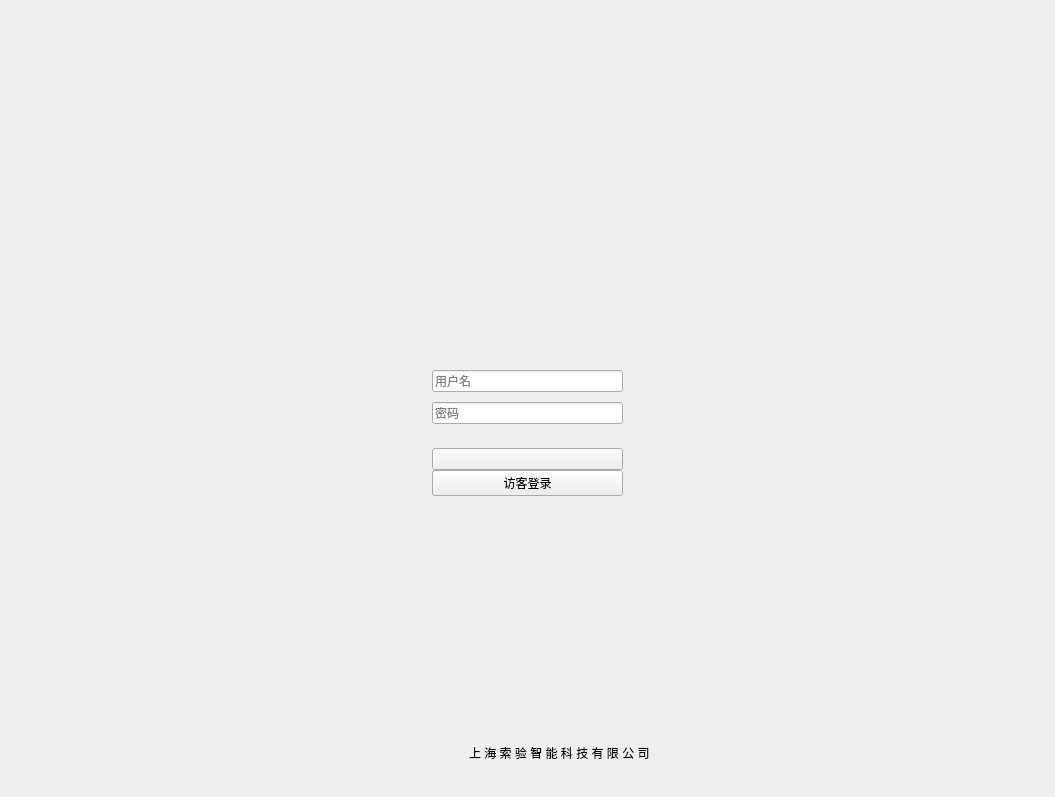
<?xml version="1.0" encoding="UTF-8"?>
<ui version="4.0">
 <class>UserLogin</class>
 <widget class="QWidget" name="UserLogin">
  <property name="geometry">
   <rect>
    <x>0</x>
    <y>0</y>
    <width>1055</width>
    <height>797</height>
   </rect>
  </property>
  <property name="windowTitle">
   <string>SimLaparo</string>
  </property>
  <layout class="QVBoxLayout" name="verticalLayout">
   <property name="spacing">
    <number>0</number>
   </property>
   <property name="leftMargin">
    <number>0</number>
   </property>
   <property name="topMargin">
    <number>0</number>
   </property>
   <property name="rightMargin">
    <number>0</number>
   </property>
   <property name="bottomMargin">
    <number>0</number>
   </property>
   <item>
    <widget class="QFrame" name="backgroundFrame">
     <property name="frameShape">
      <enum>QFrame::NoFrame</enum>
     </property>
     <property name="frameShadow">
      <enum>QFrame::Raised</enum>
     </property>
     <layout class="QVBoxLayout" name="verticalLayout_5">
      <property name="spacing">
       <number>0</number>
      </property>
      <property name="leftMargin">
       <number>0</number>
      </property>
      <property name="topMargin">
       <number>0</number>
      </property>
      <property name="rightMargin">
       <number>0</number>
      </property>
      <property name="bottomMargin">
       <number>0</number>
      </property>
      <item>
       <layout class="QVBoxLayout" name="verticalLayout_3" stretch="230,62,1,667,1,119">
        <property name="spacing">
         <number>0</number>
        </property>
        <item>
         <spacer name="verticalSpacer_6">
          <property name="orientation">
           <enum>Qt::Vertical</enum>
          </property>
          <property name="sizeHint" stdset="0">
           <size>
            <width>20</width>
            <height>20</height>
           </size>
          </property>
         </spacer>
        </item>
        <item>
         <layout class="QHBoxLayout" name="horizontalLayout_10">
          <property name="spacing">
           <number>0</number>
          </property>
          <property name="bottomMargin">
           <number>0</number>
          </property>
          <item>
           <spacer name="horizontalSpacer_14">
            <property name="orientation">
             <enum>Qt::Horizontal</enum>
            </property>
            <property name="sizeHint" stdset="0">
             <size>
              <width>40</width>
              <height>20</height>
             </size>
            </property>
           </spacer>
          </item>
          <item>
           <widget class="QLabel" name="titlelabel">
            <property name="text">
             <string/>
            </property>
            <property name="scaledContents">
             <bool>false</bool>
            </property>
            <property name="alignment">
             <set>Qt::AlignCenter</set>
            </property>
           </widget>
          </item>
          <item>
           <spacer name="horizontalSpacer_6">
            <property name="orientation">
             <enum>Qt::Horizontal</enum>
            </property>
            <property name="sizeHint" stdset="0">
             <size>
              <width>40</width>
              <height>20</height>
             </size>
            </property>
           </spacer>
          </item>
         </layout>
        </item>
        <item>
         <spacer name="verticalSpacer">
          <property name="orientation">
           <enum>Qt::Vertical</enum>
          </property>
          <property name="sizeHint" stdset="0">
           <size>
            <width>20</width>
            <height>40</height>
           </size>
          </property>
         </spacer>
        </item>
        <item>
         <layout class="QHBoxLayout" name="horizontalLayout" stretch="0,0,0">
          <property name="spacing">
           <number>0</number>
          </property>
          <property name="topMargin">
           <number>0</number>
          </property>
          <item>
           <spacer name="horizontalSpacer_2">
            <property name="orientation">
             <enum>Qt::Horizontal</enum>
            </property>
            <property name="sizeHint" stdset="0">
             <size>
              <width>40</width>
              <height>20</height>
             </size>
            </property>
           </spacer>
          </item>
          <item>
           <widget class="QFrame" name="UserLoginFrame">
            <property name="enabled">
             <bool>true</bool>
            </property>
            <property name="sizePolicy">
             <sizepolicy hsizetype="Expanding" vsizetype="Expanding">
              <horstretch>0</horstretch>
              <verstretch>0</verstretch>
             </sizepolicy>
            </property>
            <layout class="QVBoxLayout" name="verticalLayout_2">
             <property name="spacing">
              <number>0</number>
             </property>
             <property name="leftMargin">
              <number>0</number>
             </property>
             <property name="topMargin">
              <number>0</number>
             </property>
             <property name="rightMargin">
              <number>0</number>
             </property>
             <property name="bottomMargin">
              <number>0</number>
             </property>
             <item>
              <layout class="QVBoxLayout" name="verticalLayout_4" stretch="90,26,127,8,127,18,127,1,160">
               <property name="spacing">
                <number>0</number>
               </property>
               <property name="sizeConstraint">
                <enum>QLayout::SetMaximumSize</enum>
               </property>
               <property name="topMargin">
                <number>0</number>
               </property>
               <item>
                <spacer name="verticalSpacer_5">
                 <property name="orientation">
                  <enum>Qt::Vertical</enum>
                 </property>
                 <property name="sizeType">
                  <enum>QSizePolicy::Expanding</enum>
                 </property>
                 <property name="sizeHint" stdset="0">
                  <size>
                   <width>298</width>
                   <height>74</height>
                  </size>
                 </property>
                </spacer>
               </item>
               <item>
                <layout class="QHBoxLayout" name="horizontalLayout_6">
                 <item>
                  <spacer name="horizontalSpacer_7">
                   <property name="orientation">
                    <enum>Qt::Horizontal</enum>
                   </property>
                   <property name="sizeType">
                    <enum>QSizePolicy::Expanding</enum>
                   </property>
                   <property name="sizeHint" stdset="0">
                    <size>
                     <width>80</width>
                     <height>20</height>
                    </size>
                   </property>
                  </spacer>
                 </item>
                 <item>
                  <widget class="QLabel" name="tipLabel">
                   <property name="text">
                    <string>&lt;html&gt;&lt;head/&gt;&lt;body&gt;&lt;p&gt;&lt;br/&gt;&lt;/p&gt;&lt;/body&gt;&lt;/html&gt;</string>
                   </property>
                   <property name="alignment">
                    <set>Qt::AlignCenter</set>
                   </property>
                  </widget>
                 </item>
                 <item>
                  <spacer name="horizontalSpacer_11">
                   <property name="orientation">
                    <enum>Qt::Horizontal</enum>
                   </property>
                   <property name="sizeType">
                    <enum>QSizePolicy::Expanding</enum>
                   </property>
                   <property name="sizeHint" stdset="0">
                    <size>
                     <width>80</width>
                     <height>20</height>
                    </size>
                   </property>
                  </spacer>
                 </item>
                </layout>
               </item>
               <item>
                <layout class="QHBoxLayout" name="horizontalLayout_3">
                 <item>
                  <spacer name="horizontalSpacer_16">
                   <property name="orientation">
                    <enum>Qt::Horizontal</enum>
                   </property>
                   <property name="sizeType">
                    <enum>QSizePolicy::Fixed</enum>
                   </property>
                   <property name="sizeHint" stdset="0">
                    <size>
                     <width>80</width>
                     <height>20</height>
                    </size>
                   </property>
                  </spacer>
                 </item>
                 <item>
                  <widget class="QLineEdit" name="userNameLineEdit">
                   <property name="text">
                    <string/>
                   </property>
                   <property name="placeholderText">
                    <string>用户名</string>
                   </property>
                  </widget>
                 </item>
                 <item>
                  <spacer name="horizontalSpacer_8">
                   <property name="orientation">
                    <enum>Qt::Horizontal</enum>
                   </property>
                   <property name="sizeType">
                    <enum>QSizePolicy::Fixed</enum>
                   </property>
                   <property name="sizeHint" stdset="0">
                    <size>
                     <width>80</width>
                     <height>20</height>
                    </size>
                   </property>
                  </spacer>
                 </item>
                </layout>
               </item>
               <item>
                <spacer name="verticalSpacer_3">
                 <property name="orientation">
                  <enum>Qt::Vertical</enum>
                 </property>
                 <property name="sizeType">
                  <enum>QSizePolicy::Expanding</enum>
                 </property>
                 <property name="sizeHint" stdset="0">
                  <size>
                   <width>20</width>
                   <height>30</height>
                  </size>
                 </property>
                </spacer>
               </item>
               <item>
                <layout class="QHBoxLayout" name="horizontalLayout_4">
                 <item>
                  <spacer name="horizontalSpacer_15">
                   <property name="orientation">
                    <enum>Qt::Horizontal</enum>
                   </property>
                   <property name="sizeType">
                    <enum>QSizePolicy::Fixed</enum>
                   </property>
                   <property name="sizeHint" stdset="0">
                    <size>
                     <width>80</width>
                     <height>20</height>
                    </size>
                   </property>
                  </spacer>
                 </item>
                 <item>
                  <widget class="QLineEdit" name="passwordLineEdit">
                   <property name="text">
                    <string/>
                   </property>
                   <property name="placeholderText">
                    <string>密码</string>
                   </property>
                  </widget>
                 </item>
                 <item>
                  <spacer name="horizontalSpacer_9">
                   <property name="orientation">
                    <enum>Qt::Horizontal</enum>
                   </property>
                   <property name="sizeType">
                    <enum>QSizePolicy::Fixed</enum>
                   </property>
                   <property name="sizeHint" stdset="0">
                    <size>
                     <width>80</width>
                     <height>20</height>
                    </size>
                   </property>
                  </spacer>
                 </item>
                </layout>
               </item>
               <item>
                <spacer name="verticalSpacer_4">
                 <property name="orientation">
                  <enum>Qt::Vertical</enum>
                 </property>
                 <property name="sizeType">
                  <enum>QSizePolicy::Expanding</enum>
                 </property>
                 <property name="sizeHint" stdset="0">
                  <size>
                   <width>20</width>
                   <height>60</height>
                  </size>
                 </property>
                </spacer>
               </item>
               <item>
                <layout class="QHBoxLayout" name="horizontalLayout_5">
                 <item>
                  <spacer name="horizontalSpacer_4">
                   <property name="orientation">
                    <enum>Qt::Horizontal</enum>
                   </property>
                   <property name="sizeType">
                    <enum>QSizePolicy::Fixed</enum>
                   </property>
                   <property name="sizeHint" stdset="0">
                    <size>
                     <width>80</width>
                     <height>20</height>
                    </size>
                   </property>
                  </spacer>
                 </item>
                 <item>
                  <widget class="QPushButton" name="userloginBtn">
                   <property name="text">
                    <string/>
                   </property>
                   <property name="autoDefault">
                    <bool>true</bool>
                   </property>
                   <property name="default">
                    <bool>false</bool>
                   </property>
                  </widget>
                 </item>
                 <item>
                  <spacer name="horizontalSpacer_10">
                   <property name="orientation">
                    <enum>Qt::Horizontal</enum>
                   </property>
                   <property name="sizeType">
                    <enum>QSizePolicy::Fixed</enum>
                   </property>
                   <property name="sizeHint" stdset="0">
                    <size>
                     <width>80</width>
                     <height>20</height>
                    </size>
                   </property>
                  </spacer>
                 </item>
                </layout>
               </item>
               <item>
                <layout class="QHBoxLayout" name="horizontalLayout_8">
                 <item>
                  <spacer name="horizontalSpacer_12">
                   <property name="orientation">
                    <enum>Qt::Horizontal</enum>
                   </property>
                   <property name="sizeType">
                    <enum>QSizePolicy::Fixed</enum>
                   </property>
                   <property name="sizeHint" stdset="0">
                    <size>
                     <width>80</width>
                     <height>20</height>
                    </size>
                   </property>
                  </spacer>
                 </item>
                 <item>
                  <widget class="QPushButton" name="guestloginBtn">
                   <property name="enabled">
                    <bool>true</bool>
                   </property>
                   <property name="text">
                    <string>访客登录</string>
                   </property>
                   <property name="autoDefault">
                    <bool>true</bool>
                   </property>
                  </widget>
                 </item>
                 <item>
                  <spacer name="horizontalSpacer_13">
                   <property name="orientation">
                    <enum>Qt::Horizontal</enum>
                   </property>
                   <property name="sizeType">
                    <enum>QSizePolicy::Fixed</enum>
                   </property>
                   <property name="sizeHint" stdset="0">
                    <size>
                     <width>80</width>
                     <height>20</height>
                    </size>
                   </property>
                  </spacer>
                 </item>
                </layout>
               </item>
               <item>
                <spacer name="verticalSpacer_2">
                 <property name="orientation">
                  <enum>Qt::Vertical</enum>
                 </property>
                 <property name="sizeHint" stdset="0">
                  <size>
                   <width>20</width>
                   <height>40</height>
                  </size>
                 </property>
                </spacer>
               </item>
              </layout>
             </item>
            </layout>
           </widget>
          </item>
          <item>
           <spacer name="horizontalSpacer">
            <property name="orientation">
             <enum>Qt::Horizontal</enum>
            </property>
            <property name="sizeHint" stdset="0">
             <size>
              <width>40</width>
              <height>20</height>
             </size>
            </property>
           </spacer>
          </item>
         </layout>
        </item>
        <item>
         <spacer name="verticalSpacer_7">
          <property name="orientation">
           <enum>Qt::Vertical</enum>
          </property>
          <property name="sizeHint" stdset="0">
           <size>
            <width>20</width>
            <height>100</height>
           </size>
          </property>
         </spacer>
        </item>
        <item>
         <widget class="QFrame" name="bottomFrame">
          <property name="minimumSize">
           <size>
            <width>0</width>
            <height>0</height>
           </size>
          </property>
          <property name="frameShape">
           <enum>QFrame::NoFrame</enum>
          </property>
          <property name="frameShadow">
           <enum>QFrame::Raised</enum>
          </property>
          <layout class="QHBoxLayout" name="horizontalLayout_12">
           <property name="spacing">
            <number>0</number>
           </property>
           <property name="leftMargin">
            <number>0</number>
           </property>
           <property name="topMargin">
            <number>0</number>
           </property>
           <property name="rightMargin">
            <number>0</number>
           </property>
           <property name="bottomMargin">
            <number>0</number>
           </property>
           <item>
            <layout class="QHBoxLayout" name="horizontalLayout_11">
             <property name="spacing">
              <number>0</number>
             </property>
             <item>
              <spacer name="horizontalSpacer_3">
               <property name="orientation">
                <enum>Qt::Horizontal</enum>
               </property>
               <property name="sizeHint" stdset="0">
                <size>
                 <width>40</width>
                 <height>20</height>
                </size>
               </property>
              </spacer>
             </item>
             <item>
              <widget class="QLabel" name="logo">
               <property name="minimumSize">
                <size>
                 <width>64</width>
                 <height>64</height>
                </size>
               </property>
               <property name="maximumSize">
                <size>
                 <width>64</width>
                 <height>64</height>
                </size>
               </property>
               <property name="text">
                <string/>
               </property>
              </widget>
             </item>
             <item>
              <widget class="QLabel" name="corpNameLabel">
               <property name="minimumSize">
                <size>
                 <width>0</width>
                 <height>0</height>
                </size>
               </property>
               <property name="maximumSize">
                <size>
                 <width>16777215</width>
                 <height>16777215</height>
                </size>
               </property>
               <property name="frameShape">
                <enum>QFrame::NoFrame</enum>
               </property>
               <property name="text">
                <string>上 海 索 验 智 能 科 技 有 限 公 司</string>
               </property>
               <property name="textFormat">
                <enum>Qt::PlainText</enum>
               </property>
              </widget>
             </item>
             <item>
              <spacer name="horizontalSpacer_5">
               <property name="orientation">
                <enum>Qt::Horizontal</enum>
               </property>
               <property name="sizeHint" stdset="0">
                <size>
                 <width>40</width>
                 <height>20</height>
                </size>
               </property>
              </spacer>
             </item>
            </layout>
           </item>
          </layout>
         </widget>
        </item>
       </layout>
      </item>
     </layout>
    </widget>
   </item>
  </layout>
 </widget>
 <resources/>
 <connections/>
</ui>
